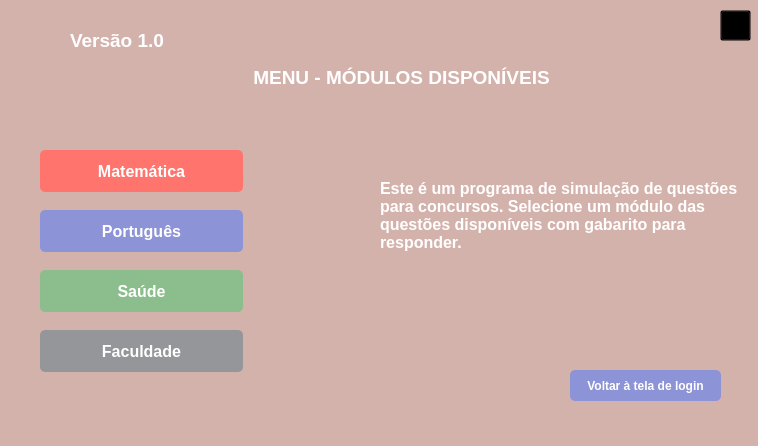
<?xml version="1.0" encoding="UTF-8"?>
<ui version="4.0">
 <class>MainWindow</class>
 <widget class="QMainWindow" name="MainWindow">
  <property name="geometry">
   <rect>
    <x>0</x>
    <y>0</y>
    <width>758</width>
    <height>446</height>
   </rect>
  </property>
  <property name="windowTitle">
   <string>MainWindow</string>
  </property>
  <property name="styleSheet">
   <string notr="true">background-color: rgb(212, 178, 172);</string>
  </property>
  <widget class="QWidget" name="centralwidget">
   <widget class="QLabel" name="label_2">
    <property name="geometry">
     <rect>
      <x>10</x>
      <y>10</y>
      <width>56</width>
      <height>56</height>
     </rect>
    </property>
    <property name="text">
     <string/>
    </property>
    <property name="pixmap">
     <pixmap>icones/ícone python.png</pixmap>
    </property>
    <property name="scaledContents">
     <bool>true</bool>
    </property>
   </widget>
   <widget class="QLabel" name="label_4">
    <property name="geometry">
     <rect>
      <x>70</x>
      <y>30</y>
      <width>131</width>
      <height>21</height>
     </rect>
    </property>
    <property name="font">
     <font>
      <pointsize>14</pointsize>
      <weight>75</weight>
      <bold>true</bold>
     </font>
    </property>
    <property name="styleSheet">
     <string notr="true">color: rgb(255, 255, 255);</string>
    </property>
    <property name="text">
     <string>Versão 1.0</string>
    </property>
   </widget>
   <widget class="QLabel" name="label_6">
    <property name="geometry">
     <rect>
      <x>211</x>
      <y>29</y>
      <width>381</width>
      <height>96</height>
     </rect>
    </property>
    <property name="font">
     <font>
      <pointsize>14</pointsize>
      <weight>75</weight>
      <bold>true</bold>
     </font>
    </property>
    <property name="styleSheet">
     <string notr="true">color: rgb(255, 255, 255);
background-color: transparent;</string>
    </property>
    <property name="text">
     <string>MENU - MÓDULOS DISPONÍVEIS</string>
    </property>
    <property name="alignment">
     <set>Qt::AlignCenter</set>
    </property>
   </widget>
   <widget class="QLabel" name="label">
    <property name="geometry">
     <rect>
      <x>602</x>
      <y>59</y>
      <width>39</width>
      <height>39</height>
     </rect>
    </property>
    <property name="text">
     <string/>
    </property>
    <property name="pixmap">
     <pixmap>icones/ícone banco de dados.png</pixmap>
    </property>
    <property name="scaledContents">
     <bool>true</bool>
    </property>
   </widget>
   <widget class="QLabel" name="label_7">
    <property name="geometry">
     <rect>
      <x>380</x>
      <y>160</y>
      <width>391</width>
      <height>111</height>
     </rect>
    </property>
    <property name="font">
     <font>
      <pointsize>12</pointsize>
      <weight>75</weight>
      <bold>true</bold>
      <underline>false</underline>
      <strikeout>false</strikeout>
      <kerning>true</kerning>
     </font>
    </property>
    <property name="mouseTracking">
     <bool>false</bool>
    </property>
    <property name="tabletTracking">
     <bool>false</bool>
    </property>
    <property name="styleSheet">
     <string notr="true">color: rgb(255, 255, 255);</string>
    </property>
    <property name="text">
     <string>Este é um programa de simulação de questões para concursos. Selecione um módulo das questões disponíveis com gabarito para responder.</string>
    </property>
    <property name="wordWrap">
     <bool>true</bool>
    </property>
   </widget>
   <widget class="QLabel" name="label_5">
    <property name="geometry">
     <rect>
      <x>310</x>
      <y>150</y>
      <width>63</width>
      <height>63</height>
     </rect>
    </property>
    <property name="text">
     <string/>
    </property>
    <property name="pixmap">
     <pixmap>icones/ícone pergaminho.png</pixmap>
    </property>
    <property name="scaledContents">
     <bool>true</bool>
    </property>
   </widget>
   <widget class="QPushButton" name="matematica">
    <property name="geometry">
     <rect>
      <x>40</x>
      <y>150</y>
      <width>203</width>
      <height>42</height>
     </rect>
    </property>
    <property name="font">
     <font>
      <pointsize>12</pointsize>
      <weight>75</weight>
      <bold>true</bold>
     </font>
    </property>
    <property name="styleSheet">
     <string notr="true">background-color: rgb(255, 116, 108);
color: rgb(255, 255, 255);
border-radius: 5px;</string>
    </property>
    <property name="text">
     <string>Matemática</string>
    </property>
   </widget>
   <widget class="QPushButton" name="portugues">
    <property name="geometry">
     <rect>
      <x>40</x>
      <y>210</y>
      <width>203</width>
      <height>42</height>
     </rect>
    </property>
    <property name="font">
     <font>
      <pointsize>12</pointsize>
      <weight>75</weight>
      <bold>true</bold>
     </font>
    </property>
    <property name="styleSheet">
     <string notr="true">background-color: rgb(140, 147, 214);
color: rgb(255, 255, 255);
border-radius: 5px;</string>
    </property>
    <property name="text">
     <string>Português</string>
    </property>
   </widget>
   <widget class="QPushButton" name="saude">
    <property name="geometry">
     <rect>
      <x>40</x>
      <y>270</y>
      <width>203</width>
      <height>42</height>
     </rect>
    </property>
    <property name="font">
     <font>
      <pointsize>12</pointsize>
      <weight>75</weight>
      <bold>true</bold>
     </font>
    </property>
    <property name="styleSheet">
     <string notr="true">background-color: rgb(140, 189, 140);
color: rgb(255, 255, 255);
border-radius: 5px;</string>
    </property>
    <property name="text">
     <string>Saúde</string>
    </property>
   </widget>
   <widget class="QLabel" name="label_8">
    <property name="geometry">
     <rect>
      <x>204</x>
      <y>157</y>
      <width>28</width>
      <height>28</height>
     </rect>
    </property>
    <property name="styleSheet">
     <string notr="true">background-color: transparent;</string>
    </property>
    <property name="text">
     <string/>
    </property>
    <property name="pixmap">
     <pixmap>icones/ícone matemática.png</pixmap>
    </property>
    <property name="scaledContents">
     <bool>true</bool>
    </property>
   </widget>
   <widget class="QLabel" name="label_9">
    <property name="geometry">
     <rect>
      <x>194</x>
      <y>213</y>
      <width>36</width>
      <height>36</height>
     </rect>
    </property>
    <property name="styleSheet">
     <string notr="true">background-color: transparent;
</string>
    </property>
    <property name="text">
     <string/>
    </property>
    <property name="pixmap">
     <pixmap>icones/ícone português.png</pixmap>
    </property>
    <property name="scaledContents">
     <bool>true</bool>
    </property>
   </widget>
   <widget class="QLabel" name="label_10">
    <property name="geometry">
     <rect>
      <x>197</x>
      <y>275</y>
      <width>33</width>
      <height>33</height>
     </rect>
    </property>
    <property name="styleSheet">
     <string notr="true">background-color: transparent;</string>
    </property>
    <property name="text">
     <string/>
    </property>
    <property name="pixmap">
     <pixmap>icones/ícone saúde.png</pixmap>
    </property>
    <property name="scaledContents">
     <bool>true</bool>
    </property>
   </widget>
   <widget class="QPushButton" name="faculdade">
    <property name="geometry">
     <rect>
      <x>40</x>
      <y>330</y>
      <width>203</width>
      <height>42</height>
     </rect>
    </property>
    <property name="font">
     <font>
      <pointsize>12</pointsize>
      <weight>75</weight>
      <bold>true</bold>
     </font>
    </property>
    <property name="styleSheet">
     <string notr="true">background-color: rgb(149, 150, 153);
color: rgb(255, 255, 255);
border-radius: 5px;</string>
    </property>
    <property name="text">
     <string>Faculdade</string>
    </property>
   </widget>
   <widget class="QLabel" name="label_11">
    <property name="geometry">
     <rect>
      <x>196</x>
      <y>334</y>
      <width>33</width>
      <height>33</height>
     </rect>
    </property>
    <property name="styleSheet">
     <string notr="true">background-color: transparent;</string>
    </property>
    <property name="text">
     <string/>
    </property>
    <property name="pixmap">
     <pixmap>icones/ícone college.png</pixmap>
    </property>
    <property name="scaledContents">
     <bool>true</bool>
    </property>
   </widget>
   <widget class="QPushButton" name="voltar_login">
    <property name="geometry">
     <rect>
      <x>570</x>
      <y>370</y>
      <width>151</width>
      <height>31</height>
     </rect>
    </property>
    <property name="font">
     <font>
      <weight>75</weight>
      <bold>true</bold>
     </font>
    </property>
    <property name="styleSheet">
     <string notr="true">background-color: rgb(140, 147, 214);
color: rgb(255, 255, 255);
border-radius: 5px;</string>
    </property>
    <property name="text">
     <string>Voltar à tela de login</string>
    </property>
   </widget>
   <widget class="QLabel" name="label_12">
    <property name="geometry">
     <rect>
      <x>573</x>
      <y>387</y>
      <width>36</width>
      <height>36</height>
     </rect>
    </property>
    <property name="styleSheet">
     <string notr="true">background-color: transparent;</string>
    </property>
    <property name="text">
     <string/>
    </property>
    <property name="pixmap">
     <pixmap>icones/ícone clicar.png</pixmap>
    </property>
    <property name="scaledContents">
     <bool>true</bool>
    </property>
   </widget>
   <widget class="QLabel" name="label_contagem_questoes">
    <property name="geometry">
     <rect>
      <x>53</x>
      <y>399</y>
      <width>251</width>
      <height>20</height>
     </rect>
    </property>
    <property name="font">
     <font>
      <weight>75</weight>
      <bold>true</bold>
     </font>
    </property>
    <property name="styleSheet">
     <string notr="true">color: rgb(255, 255, 255);</string>
    </property>
    <property name="text">
     <string/>
    </property>
   </widget>
   <widget class="QPushButton" name="plus">
    <property name="geometry">
     <rect>
      <x>720</x>
      <y>10</y>
      <width>31</width>
      <height>31</height>
     </rect>
    </property>
    <property name="autoFillBackground">
     <bool>false</bool>
    </property>
    <property name="styleSheet">
     <string notr="true">background-color: transparent;
</string>
    </property>
    <property name="text">
     <string/>
    </property>
    <property name="icon">
     <iconset>
      <normalon>icones/plus.png</normalon>
     </iconset>
    </property>
    <property name="iconSize">
     <size>
      <width>31</width>
      <height>31</height>
     </size>
    </property>
    <property name="autoRepeat">
     <bool>false</bool>
    </property>
    <property name="autoDefault">
     <bool>false</bool>
    </property>
    <property name="default">
     <bool>false</bool>
    </property>
    <property name="flat">
     <bool>false</bool>
    </property>
   </widget>
  </widget>
  <widget class="QStatusBar" name="statusbar"/>
 </widget>
 <resources/>
 <connections/>
</ui>
